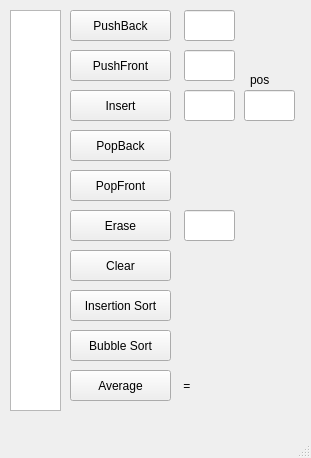
<?xml version="1.0" encoding="UTF-8"?>
<ui version="4.0">
 <class>ListDan</class>
 <widget class="QMainWindow" name="ListDan">
  <property name="geometry">
   <rect>
    <x>0</x>
    <y>0</y>
    <width>311</width>
    <height>458</height>
   </rect>
  </property>
  <property name="windowTitle">
   <string>ListDan</string>
  </property>
  <widget class="QWidget" name="centralwidget">
   <widget class="QPushButton" name="pushbackBut">
    <property name="geometry">
     <rect>
      <x>70</x>
      <y>10</y>
      <width>101</width>
      <height>31</height>
     </rect>
    </property>
    <property name="text">
     <string>PushBack</string>
    </property>
   </widget>
   <widget class="QPushButton" name="pushfrontBut">
    <property name="geometry">
     <rect>
      <x>70</x>
      <y>50</y>
      <width>101</width>
      <height>31</height>
     </rect>
    </property>
    <property name="text">
     <string>PushFront</string>
    </property>
   </widget>
   <widget class="QPushButton" name="popback">
    <property name="geometry">
     <rect>
      <x>70</x>
      <y>130</y>
      <width>101</width>
      <height>31</height>
     </rect>
    </property>
    <property name="text">
     <string>PopBack</string>
    </property>
   </widget>
   <widget class="QPushButton" name="popfrontBut">
    <property name="geometry">
     <rect>
      <x>70</x>
      <y>170</y>
      <width>101</width>
      <height>31</height>
     </rect>
    </property>
    <property name="text">
     <string>PopFront</string>
    </property>
   </widget>
   <widget class="QPushButton" name="insertBut">
    <property name="geometry">
     <rect>
      <x>70</x>
      <y>90</y>
      <width>101</width>
      <height>31</height>
     </rect>
    </property>
    <property name="text">
     <string>Insert</string>
    </property>
   </widget>
   <widget class="QPushButton" name="eraseBut">
    <property name="geometry">
     <rect>
      <x>70</x>
      <y>210</y>
      <width>101</width>
      <height>31</height>
     </rect>
    </property>
    <property name="text">
     <string>Erase</string>
    </property>
   </widget>
   <widget class="QPushButton" name="clearBut">
    <property name="geometry">
     <rect>
      <x>70</x>
      <y>250</y>
      <width>101</width>
      <height>31</height>
     </rect>
    </property>
    <property name="text">
     <string>Clear</string>
    </property>
   </widget>
   <widget class="QPushButton" name="insertionsortBut">
    <property name="geometry">
     <rect>
      <x>70</x>
      <y>290</y>
      <width>101</width>
      <height>31</height>
     </rect>
    </property>
    <property name="text">
     <string>Insertion Sort</string>
    </property>
   </widget>
   <widget class="QPushButton" name="bubblesortBut">
    <property name="geometry">
     <rect>
      <x>70</x>
      <y>330</y>
      <width>101</width>
      <height>31</height>
     </rect>
    </property>
    <property name="text">
     <string>Bubble Sort</string>
    </property>
   </widget>
   <widget class="QLineEdit" name="insertLineEdit">
    <property name="geometry">
     <rect>
      <x>184</x>
      <y>90</y>
      <width>51</width>
      <height>31</height>
     </rect>
    </property>
    <property name="font">
     <font>
      <pointsize>12</pointsize>
     </font>
    </property>
   </widget>
   <widget class="QLineEdit" name="eraseLineEdit">
    <property name="geometry">
     <rect>
      <x>184</x>
      <y>210</y>
      <width>51</width>
      <height>31</height>
     </rect>
    </property>
    <property name="font">
     <font>
      <pointsize>12</pointsize>
     </font>
    </property>
   </widget>
   <widget class="QLineEdit" name="pushbackLineEdit">
    <property name="geometry">
     <rect>
      <x>184</x>
      <y>10</y>
      <width>51</width>
      <height>31</height>
     </rect>
    </property>
    <property name="font">
     <font>
      <pointsize>12</pointsize>
     </font>
    </property>
   </widget>
   <widget class="QLineEdit" name="pushfrontLineEdit">
    <property name="geometry">
     <rect>
      <x>184</x>
      <y>50</y>
      <width>51</width>
      <height>31</height>
     </rect>
    </property>
    <property name="font">
     <font>
      <pointsize>12</pointsize>
     </font>
    </property>
   </widget>
   <widget class="QListWidget" name="listWidget">
    <property name="geometry">
     <rect>
      <x>10</x>
      <y>10</y>
      <width>51</width>
      <height>401</height>
     </rect>
    </property>
    <property name="font">
     <font>
      <pointsize>16</pointsize>
     </font>
    </property>
   </widget>
   <widget class="QLineEdit" name="insertLineEdit_2">
    <property name="geometry">
     <rect>
      <x>244</x>
      <y>90</y>
      <width>51</width>
      <height>31</height>
     </rect>
    </property>
    <property name="font">
     <font>
      <pointsize>12</pointsize>
     </font>
    </property>
   </widget>
   <widget class="QLabel" name="label">
    <property name="geometry">
     <rect>
      <x>250</x>
      <y>70</y>
      <width>61</width>
      <height>20</height>
     </rect>
    </property>
    <property name="text">
     <string>pos</string>
    </property>
   </widget>
   <widget class="QPushButton" name="averageBut">
    <property name="geometry">
     <rect>
      <x>70</x>
      <y>370</y>
      <width>101</width>
      <height>31</height>
     </rect>
    </property>
    <property name="text">
     <string>Average</string>
    </property>
   </widget>
   <widget class="QLabel" name="avgLabel">
    <property name="geometry">
     <rect>
      <x>180</x>
      <y>370</y>
      <width>101</width>
      <height>31</height>
     </rect>
    </property>
    <property name="text">
     <string> = </string>
    </property>
   </widget>
  </widget>
  <widget class="QMenuBar" name="menubar">
   <property name="geometry">
    <rect>
     <x>0</x>
     <y>0</y>
     <width>311</width>
     <height>20</height>
    </rect>
   </property>
  </widget>
  <widget class="QStatusBar" name="statusbar"/>
 </widget>
 <resources/>
 <connections/>
</ui>
